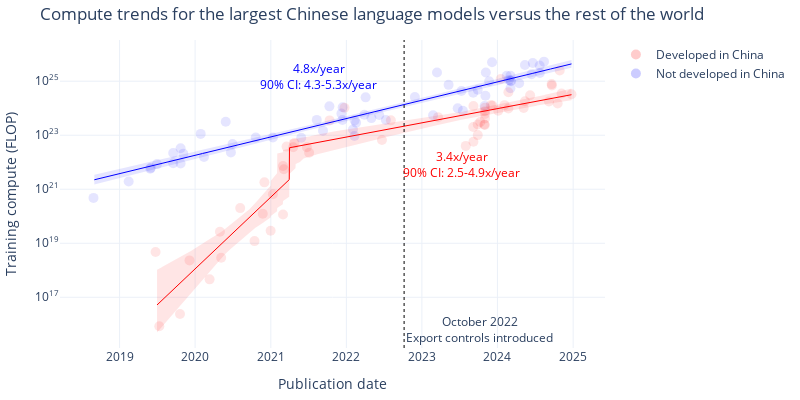

The notebook cell this image was saved under:
### Code cell
# Graph of the different model fits using plotly

# Use the selected models
model_types = selected_model
# Or custom:
# model_types = {
#     'Non-China': 'Simple',
#     'China': 'One kink',
# }
# Parameters for each model selection
model_params = {
    'Simple': {
        'kink_count': 0,
        'allow_discontinuities': False,
    },
    'One kink': {
        'kink_count': 1,
        'allow_discontinuities': False,
    },
    'Discontinuity': {
        'kink_count': 1,
        'allow_discontinuities': True,
    }
}

def plot_model(df, model_types, model_params):
    fig = go.Figure()

    # Plot the original data points
    df_non_china = df[df['category'] == 'Non-China']
    df_china = df[df['category'] == 'China']

    fig.add_trace(go.Scatter(
        x=df_non_china['date'], y=df_non_china['log_flop'],
        mode='markers', name='Not developed in China', text=df_non_china['Model'],
        marker=dict(color=colors['Non-China'], opacity=0.1, size=10)
    ))
    fig.add_trace(go.Scatter(
        x=df_china['date'], y=df_china['log_flop'],
        mode='markers', name='Developed in China', text=df_china['Model'],
        marker=dict(color=colors['China'], opacity=0.1, size=10)
    ))

    # Show the export controls date
    # Convert 2022-10-07 to seconds since epoch
    export_controls_date = pd.Timestamp('2022-10-07').value / 1e6
    fig.add_vline(x=export_controls_date, line_color='black', line_width=1, line_dash='dot', 
        annotation_text='October 2022<br>Export controls introduced', annotation_position='bottom right')

    date_grid = pd.date_range(start=df['date'].min(), end=df['date'].max(), freq='D')

    trend_dfs = {}
    ci_dfs = {}
    fit_results = {}
    for category, model_type in model_types.items():
        params = model_params[model_type]
        fit_result = fit_n_phase_exponential(df[df['category'] == category], **params)
        fit_results[category] = fit_result

        # Get the month of the first point, then use that to index the date_grid
        start_month = df[df['category'] == category]['date'].min().month + 1
        start_index = np.where(date_grid.month == start_month)[0][0]
        log_flop = fit_result.predict(pd.Series(date_grid))
        # To plot the bootstrapped mean prediction instead:
        # log_flop = np.mean(regression_data[category]['bootstrap_predictions'][model_type], axis=0)

        trend_dfs[category] = pd.DataFrame({
            'date': date_grid[start_index:],
            'log_flop': log_flop[start_index:],
        })

        # Get the confidence intervals
        ci_data = calculate_confidence_intervals(regression_data[category]['bootstrap_predictions'], percentile=90)
        ci_dfs[category] = pd.DataFrame({
            'date': date_grid[start_index:],
            'lower': ci_data[model_type]['lower'][start_index:],
            'upper': ci_data[model_type]['upper'][start_index:],
        })

        # Plot the best fit line with confidence intervals
        fig.add_trace(go.Scatter(
            x=date_grid[start_index:], y=log_flop[start_index:],
            mode='lines', name=f'{category} best fit line',
            line=dict(color=colors[category], width=1),
            showlegend=False,
        ))
        fig.add_trace(go.Scatter(
            x=date_grid[start_index:],
            y=ci_data[model_type]['lower'][start_index:],
            mode='lines',
            line=dict(color=colors[category], width=0),
            showlegend=False,
        ))
        fig.add_trace(go.Scatter(
            x=date_grid[start_index:],
            y=ci_data[model_type]['upper'][start_index:],
            mode='lines',
            fill='tonexty',
            fillcolor='rgba(0,0,255,0.1)' if category == 'Non-China' else 'rgba(255,0,0,0.1)',
            line=dict(color=colors[category], width=0),
            name=f'{category} 90% CI',
            showlegend=False,
        ))

    # Add slope labels
    for category in ['Non-China', 'China']:
        category_df = df[df['category'] == category]
        points = [category_df['date'].min()] + fit_results[category].break_points_dt + [category_df['date'].max()]
        model_type = model_types[category]
        best_slope = 10**regression_data[category]['models'][model_type].oom_year_slopes[-1]
        slopes = bootstrap_summary_data[category]['bootstrap_slopes'][model_type]
        slope_label = f'{best_slope:.1f}x/year<br>90% CI: {slopes[0]:.1f}-{slopes[1]:.1f}x/year'
        for i in range(len(points) - 2, len(points) - 1):
            mid = points[i] + (points[i+1] - points[i]) / 2
            if category == 'China':
                mid += pd.Timedelta(days=150)
            y = fit_results[category].predict(pd.Series([mid]))[0]
            fig.add_annotation(
                x=mid, y=y + 1.8 * (1 if category == 'Non-China' else -1),
                text=slope_label,
                showarrow=False,
                font=dict(size=12, color=colors[category])
            )

    # Update layout
    title = f'Compute trends for the largest Chinese language models versus the rest of the world'
    fig.update_layout(
        template='plotly_white',
        width=800,
        height=400,
        title=title,
        xaxis_title='Publication date',
        yaxis_title='Training compute (FLOP)',
        legend_title='',
        margin=dict(l=10, r=10, t=40, b=10),
        yaxis=dict(
            tickmode='array',
            tickvals=list(range(int(df['log_flop'].min()), int(df['log_flop'].max())+2, 2)),
            ticktext=[f'10<sup>{i}</sup>' for i in range(int(df['log_flop'].min()), int(df['log_flop'].max())+2, 2)]
        )
    )

    if save:
        fname = f'compute_regression_china_model={model_types["China"]}_non_china_model={model_types["Non-China"]}_model_selection={model_selection}_frontier={frontier_selection}_top{top_n}_cutoff={cutoff_date}'
        save_plot(fig, results_dir, fname)
        
        slope_df = pd.DataFrame({
            'Category': ['Non-China', 'China'],
            'Best fit slope': [10**regression_data[category]['models'][model_types[category]].oom_year_slopes[-1] for category in ['Non-China', 'China']],
            '90% CI lower': [bootstrap_summary_data[category]['bootstrap_slopes'][model_types[category]][0] for category in ['Non-China', 'China']],
            '90% CI upper': [bootstrap_summary_data[category]['bootstrap_slopes'][model_types[category]][1] for category in ['Non-China', 'China']],
        })
        slope_df.to_csv(results_dir + f'plot_data/recent_slopes_{fname}.csv', index=False)

        df_non_china[['Model', 'Organization', 'date', 'log_flop']].to_csv(results_dir + f'plot_data/non_china_scatter_{fname}.csv', index=False)
        df_china[['Model', 'Organization', 'date', 'log_flop']].to_csv(results_dir + f'plot_data/china_scatter_{fname}.csv', index=False)
        trend_dfs['Non-China'][['date', 'log_flop']].to_csv(results_dir + f'plot_data/non_china_best_fit_line_{fname}.csv', index=False)
        trend_dfs['China'][['date', 'log_flop']].to_csv(results_dir + f'plot_data/china_best_fit_line_{fname}.csv', index=False)
        ci_dfs['Non-China'][['date', 'lower', 'upper']].to_csv(results_dir + f'plot_data/non_china_ci_{fname}.csv', index=False)
        ci_dfs['China'][['date', 'lower', 'upper']].to_csv(results_dir + f'plot_data/china_ci_{fname}.csv', index=False)

    fig.show()

    return fit_results

fit_results = plot_model(df_filtered, model_types, model_params)

### Figure 1 — Plotly figure (JSON) as saved in the notebook; plotly's stock layout.template omitted (floating-point values rounded to 4 significant figures; data arrays with more than 128 entries replaced by an {"elided": "..."} marker saying what was removed)
{"data": [{"marker": {"color": "blue", "opacity": 0.1, "size": 10}, "mode": "markers", "name": "Not developed in China", "text": ["Big Transformer for Back-Translation", "GPT-2 (1.5B)", "Grover-Mega", "XLNet", "RoBERTa Large", "Megatron-LM (8.3B)", "Megatron-BERT", "T5-11B", "T5-3B", "XLM-RoBERTa", "Meena", "Turing-NLG", "GPT-3 175B (davinci)", "GPT-3 13B", "GShard (dense)", "mT5-XXL", "Switch", "ByT5-XXL", "Jurassic-1-Jumbo", "HyperCLOVA 82B", "Megatron-Turing NLG 530B", "Gopher (280B)", "GLaM", "EXAONE 1.0", "AlphaCode", "GPT-NeoX-20B", "LaMDA", "ST-MoE", "Chinchilla", "PaLM (540B)", "OPT-175B", "BIG-G 137B", "BLOOM-176B", "GPT-3.5", "LLaMA-65B", "GPT-4", "PaLM 2", "Inflection-1", "Claude 2", "Llama 2-70B", "Falcon-180B", "Amazon Titan", "Mi:dm 200B", "Grok-1", "GPT-4 Turbo", "Inflection-2", "Gemini 1.0 Ultra", "Gemini 1.5 Pro", "Mistral Large", "Claude 3 Opus", "Aramco Metabrain AI", "Claude 3 Sonnet", "Inflection-2.5", "Reka Core", "GPT-4o", "Nemotron-4 340B", "Claude 3.5 Sonnet", "Llama 3.1-405B", "Mistral Large 2", "Grok-2"], "type": "scatter", "x": ["2018-08-28T00:00:00", "2019-02-14T00:00:00", "2019-05-29T00:00:00", "2019-06-01T00:00:00", "2019-07-01T00:00:00", "2019-09-17T00:00:00", "2019-09-17T00:00:00", "2019-10-23T00:00:00", "2019-10-23T00:00:00", "2019-11-05T00:00:00", "2020-01-28T00:00:00", "2020-02-13T00:00:00", "2020-05-28T00:00:00", "2020-06-22T00:00:00", "2020-06-30T00:00:00", "2020-10-20T00:00:00", "2021-01-11T00:00:00", "2021-05-28T00:00:00", "2021-08-11T00:00:00", "2021-09-10T00:00:00", "2021-10-11T00:00:00", "2021-12-08T00:00:00", "2021-12-13T00:00:00", "2021-12-14T00:00:00", "2022-02-02T00:00:00", "2022-02-09T00:00:00", "2022-02-10T00:00:00", "2022-02-17T00:00:00", "2022-03-29T00:00:00", "2022-04-04T00:00:00", "2022-05-02T00:00:00", "2022-06-09T00:00:00", "2022-07-11T00:00:00", "2022-11-28T00:00:00", "2023-02-24T00:00:00", "2023-03-15T00:00:00", "2023-05-10T00:00:00", "2023-06-23T00:00:00", "2023-07-11T00:00:00", "2023-07-18T00:00:00", "2023-09-06T00:00:00", "2023-09-28T00:00:00", "2023-10-31T00:00:00", "2023-11-04T00:00:00", "2023-11-06T00:00:00", "2023-11-22T00:00:00", "2023-12-06T00:00:00", "2024-02-15T00:00:00", "2024-02-26T00:00:00", "2024-03-04T00:00:00", "2024-03-04T00:00:00", "2024-03-04T00:00:00", "2024-03-07T00:00:00", "2024-04-15T00:00:00", "2024-05-13T00:00:00", "2024-06-14T00:00:00", "2024-06-20T00:00:00", "2024-07-23T00:00:00", "2024-07-24T00:00:00", "2024-08-13T00:00:00"], "y": [20.68, 21.28, 21.76, 21.79, 21.93, 21.96, 22.34, 22.52, 21.95, 22.32, 23.05, 22.2, 23.5, 22.36, 22.68, 22.91, 22.91, 22.91, 23.57, 23.17, 24.07, 23.8, 23.56, 24.03, 23.21, 22.97, 23.55, 23.46, 23.76, 24.4, 23.63, 23.75, 23.56, 24.41, 23.74, 25.32, 24.87, 24.0, 24.64, 23.91, 24.58, 24.68, 24.08, 24.46, 25.32, 25.0, 25.7, 25.2, 25.05, 25.2, 25.02, 24.74, 25.0, 24.92, 25.6, 25.26, 25.67, 25.58, 25.3, 25.72]}, {"marker": {"color": "red", "opacity": 0.1, "size": 10}, "mode": "markers", "name": "Developed in China", "text": ["Tensorized Transformer (257M)", "R-Transformer", "LSTM(large)+Sememe+cell", "MMLSTM", "TransformerXL + spectrum control", "Segatron XL large, M=384", "NAS+ESS (156M)", "ERNIE-GEN (large)", "Memformer (4 encoder + 16 decoder)", "KEPLER", "CPM-Large", "ERNIE-Doc (247M)", "Wu Dao - Wen Yuan", "Wu Dao - Wen Lan", "Wu Dao - Wen Hui", "M6-T", "GLM-10B", "PLUG", "PanGu-α", "CPM-2", "ERNIE 3.0", "Yuan 1.0", "ERNIE 3.0 Titan", "CodeGeeX", "GLM-130B", "PanGu-Σ", "JIANG", "Baichuan2-13B", "Hunyuan", "FLM-101B", "Qwen-7B", "Qwen-14B", "CodeFuse-13B", "Skywork-13B", "Nanbeige-16B", "BlueLM 175B", "BlueLM 130B", "BlueLM 70B", "Yi-34B", "Qwen-72B", "XVERSE-65B-2", "DeepSeek LLM 67B", "GLM-4 (0116)", "Qwen1.5-72B", "MegaScale (530B)", "MegaScale (Production)", "DeepSeek-V2 (MoE-236B)", "Yi-Large", "Qwen2-72B", "DeepSeek-V2.5", "Qwen2.5-72B", "Telechat2-115B", "Yi-Lightning", "Doubao-pro", "Hunyuan-Large", "DeepSeek-V3"], "type": "scatter", "x": ["2019-06-24T00:00:00", "2019-07-12T00:00:00", "2019-10-20T00:00:00", "2019-12-05T00:00:00", "2020-03-11T00:00:00", "2020-04-30T00:00:00", "2020-05-06T00:00:00", "2020-08-06T00:00:00", "2020-10-14T00:00:00", "2020-11-23T00:00:00", "2020-12-01T00:00:00", "2020-12-31T00:00:00", "2021-01-11T00:00:00", "2021-03-01T00:00:00", "2021-03-01T00:00:00", "2021-03-05T00:00:00", "2021-03-18T00:00:00", "2021-04-19T00:00:00", "2021-04-25T00:00:00", "2021-06-24T00:00:00", "2021-07-05T00:00:00", "2021-10-12T00:00:00", "2021-12-23T00:00:00", "2022-06-22T00:00:00", "2022-08-04T00:00:00", "2023-03-20T00:00:00", "2023-08-01T00:00:00", "2023-09-06T00:00:00", "2023-09-07T00:00:00", "2023-09-07T00:00:00", "2023-09-28T00:00:00", "2023-09-28T00:00:00", "2023-10-10T00:00:00", "2023-10-30T00:00:00", "2023-11-01T00:00:00", "2023-11-02T00:00:00", "2023-11-02T00:00:00", "2023-11-02T00:00:00", "2023-11-02T00:00:00", "2023-11-30T00:00:00", "2023-12-08T00:00:00", "2024-01-05T00:00:00", "2024-01-17T00:00:00", "2024-02-04T00:00:00", "2024-02-23T00:00:00", "2024-02-23T00:00:00", "2024-05-07T00:00:00", "2024-05-13T00:00:00", "2024-06-07T00:00:00", "2024-09-06T00:00:00", "2024-09-19T00:00:00", "2024-09-20T00:00:00", "2024-10-18T00:00:00", "2024-10-28T00:00:00", "2024-11-06T00:00:00", "2024-12-24T00:00:00"], "y": [18.68, 15.92, 16.38, 18.37, 17.66, 19.42, 18.46, 20.3, 19.08, 20.09, 21.26, 19.46, 20.81, 21.86, 20.06, 21.74, 22.58, 22.56, 22.71, 22.56, 22.35, 23.55, 24.02, 22.82, 23.55, 23.67, 22.61, 23.31, 24.08, 22.76, 23.0, 23.4, 23.49, 23.4, 23.38, 24.02, 23.89, 23.62, 23.79, 24.11, 24.1, 23.91, 25.08, 24.11, 23.99, 24.59, 24.01, 24.26, 24.48, 24.25, 24.89, 24.84, 24.18, 25.4, 24.54, 24.52]}, {"line": {"color": "red", "width": 1}, "mode": "lines", "name": "China best fit line", "showlegend": false, "type": "scatter", "x": {"elided": "2004 str values"}, "y": {"elided": "2004 float values"}}, {"line": {"color": "red", "width": 0}, "mode": "lines", "showlegend": false, "type": "scatter", "x": {"elided": "2004 str values"}, "y": {"elided": "2004 float values"}}, {"fill": "tonexty", "fillcolor": "rgba(255,0,0,0.1)", "line": {"color": "red", "width": 0}, "mode": "lines", "name": "China 90% CI", "showlegend": false, "type": "scatter", "x": {"elided": "2004 str values"}, "y": {"elided": "2004 float values"}}, {"line": {"color": "blue", "width": 1}, "mode": "lines", "name": "Non-China best fit line", "showlegend": false, "type": "scatter", "x": {"elided": "2307 str values"}, "y": {"elided": "2307 float values"}}, {"line": {"color": "blue", "width": 0}, "mode": "lines", "showlegend": false, "type": "scatter", "x": {"elided": "2307 str values"}, "y": {"elided": "2307 float values"}}, {"fill": "tonexty", "fillcolor": "rgba(0,0,255,0.1)", "line": {"color": "blue", "width": 0}, "mode": "lines", "name": "Non-China 90% CI", "showlegend": false, "type": "scatter", "x": {"elided": "2307 str values"}, "y": {"elided": "2307 float values"}}], "layout": {"annotations": [{"showarrow": false, "text": "October 2022<br>Export controls introduced", "x": 1665100800000, "xanchor": "left", "xref": "x", "y": 0, "yanchor": "bottom", "yref": "y domain"}, {"font": {"color": "blue", "size": 12}, "showarrow": false, "text": "4.8x/year<br>90% CI: 4.3-5.3x/year", "x": "2021-08-20T12:00:00", "y": 25.17}, {"font": {"color": "red", "size": 12}, "showarrow": false, "text": "3.4x/year<br>90% CI: 2.5-4.9x/year", "x": "2023-07-11T12:00:00", "y": 21.93}], "height": 400, "legend": {"title": {"text": ""}}, "margin": {"b": 10, "l": 10, "r": 10, "t": 40}, "shapes": [{"line": {"color": "black", "dash": "dot", "width": 1}, "type": "line", "x0": 1665100800000, "x1": 1665100800000, "xref": "x", "y0": 0, "y1": 1, "yref": "y domain"}], "title": {"text": "Compute trends for the largest Chinese language models versus the rest of the world"}, "width": 800, "xaxis": {"title": {"text": "Publication date"}}, "yaxis": {"tickmode": "array", "ticktext": ["10<sup>15</sup>", "10<sup>17</sup>", "10<sup>19</sup>", "10<sup>21</sup>", "10<sup>23</sup>", "10<sup>25</sup>"], "tickvals": [15, 17, 19, 21, 23, 25], "title": {"text": "Training compute (FLOP)"}}}}
